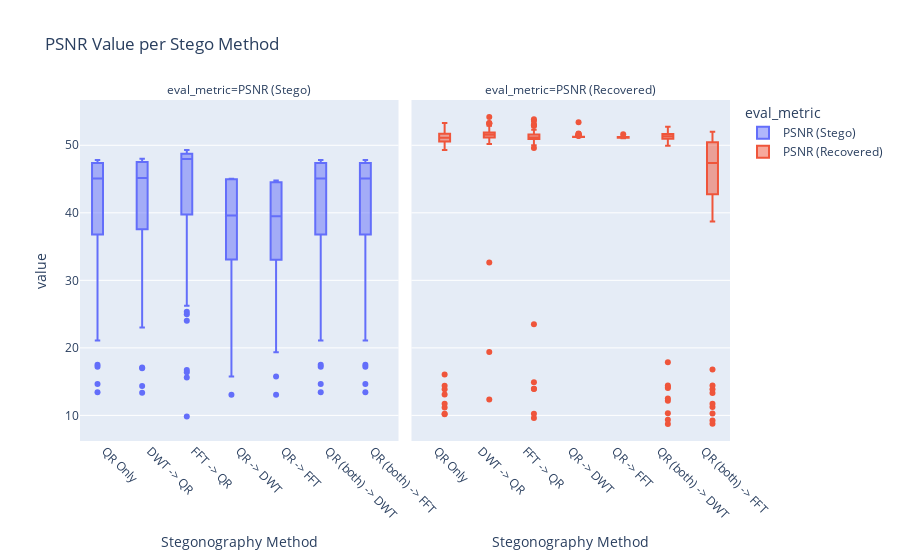
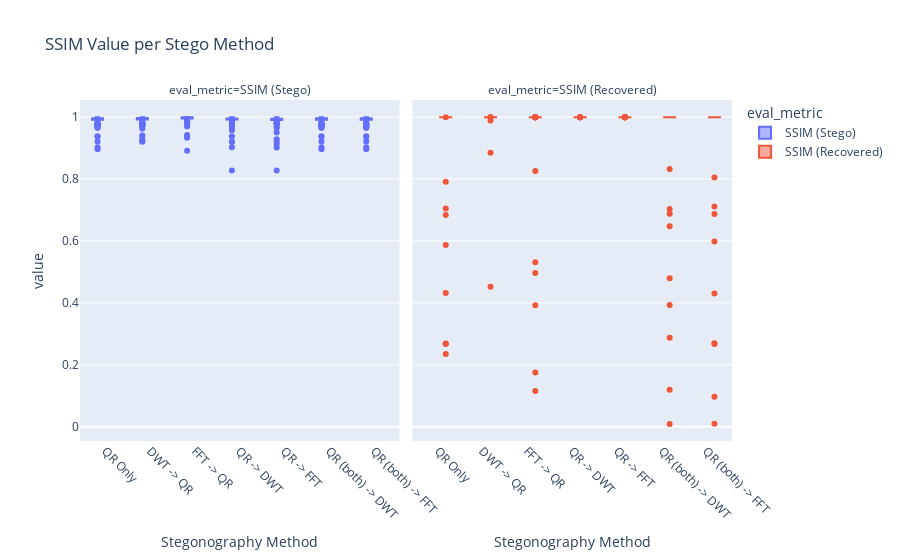
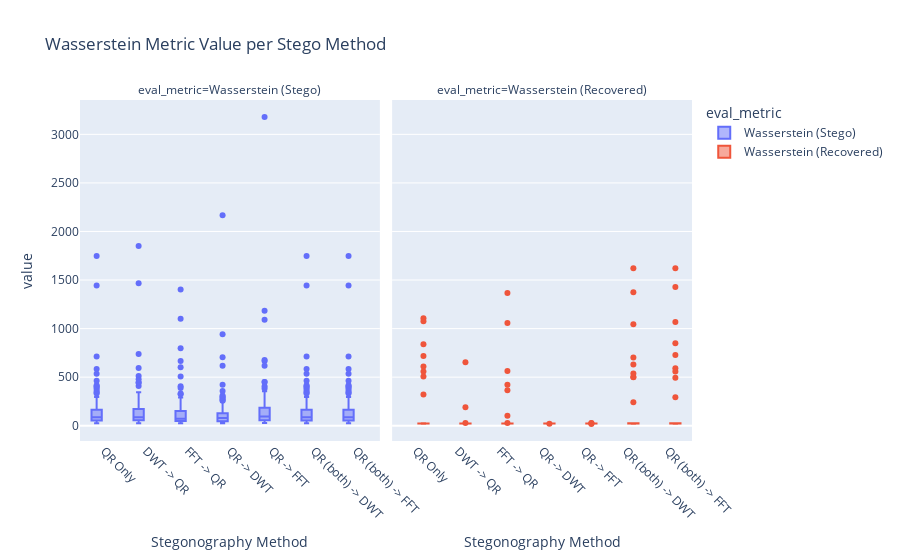

Notebook source saved alongside these figures, in order:
### Code cell
df = pd.read_csv(os.path.join("evaluation", "eval-dataframe.csv"))
    # Melt the df to get access to the different types
    df = df.melt(id_vars=["method"], value_vars=df.columns[:-1], var_name="eval_metric")
    print(METHOD_LABEL_MAP)
    df["method"] = df["method"].replace(
        METHOD_LABEL_MAP.keys(), METHOD_LABEL_MAP.values()
    )
    # df['eval_metric'] = df['eval_metric'].replace(METRIC_MAP.keys(), METRIC_MAP.values())
    # Aggregate by getting the median value for each method and metric
    # aggregated = df.groupby(["method", "eval_metric"]).median().reset_index()
    # print(aggregated.head())

    # px.sunburst(df, path=["eval_metric", "method"], values='value').show()
    for eval_metric in ["psnr", "ssim", "ws"]:
        specific_df = df[df["eval_metric"].str.contains(eval_metric)]
        specific_df['eval_metric'] = specific_df['eval_metric'].replace(METRIC_MAP.keys(), METRIC_MAP.values())
        
        # print(specific_df)
        fig = px.box(
            specific_df,
            x="method",
            y="value",
            color="eval_metric",
            facet_col="eval_metric",
            # barmode="group",
            title=f"{METRIC_MAP[eval_metric]} Value per Stego Method",
        )

        fig.update_xaxes(
            tickangle=45,
            title_text="Stegonography Method",
        )
        # Updat 
        # fig.update_yaxes(
        #     title_text=f"{METRIC_MAP[eval_metric]} Value", title_font={"size": 20}
        # )
        fig.show()

        continue

### Figure 1 — Plotly figure (JSON) as saved in the notebook; plotly's stock layout.template omitted (floating-point values rounded to 4 significant figures; data arrays with more than 128 entries replaced by an {"elided": "..."} marker saying what was removed)
{"data": [{"alignmentgroup": "True", "hovertemplate": "eval_metric=PSNR (Stego)<br>method=%{x}<br>value=%{y}<extra></extra>", "legendgroup": "PSNR (Stego)", "marker": {"color": "#636efa"}, "name": "PSNR (Stego)", "notched": false, "offsetgroup": "PSNR (Stego)", "orientation": "v", "showlegend": true, "type": "box", "x": {"elided": "707 str values"}, "x0": " ", "xaxis": "x", "y": {"elided": "707 float values"}, "y0": " ", "yaxis": "y"}, {"alignmentgroup": "True", "hovertemplate": "eval_metric=PSNR (Recovered)<br>method=%{x}<br>value=%{y}<extra></extra>", "legendgroup": "PSNR (Recovered)", "marker": {"color": "#EF553B"}, "name": "PSNR (Recovered)", "notched": false, "offsetgroup": "PSNR (Recovered)", "orientation": "v", "showlegend": true, "type": "box", "x": {"elided": "707 str values"}, "x0": " ", "xaxis": "x2", "y": {"elided": "707 float values"}, "y0": " ", "yaxis": "y2"}], "layout": {"annotations": [{"font": {}, "showarrow": false, "text": "eval_metric=PSNR (Stego)", "x": 0.245, "xanchor": "center", "xref": "paper", "y": 1, "yanchor": "bottom", "yref": "paper"}, {"font": {}, "showarrow": false, "text": "eval_metric=PSNR (Recovered)", "x": 0.755, "xanchor": "center", "xref": "paper", "y": 1, "yanchor": "bottom", "yref": "paper"}], "boxmode": "group", "legend": {"title": {"text": "eval_metric"}, "tracegroupgap": 0}, "title": {"text": "PSNR Value per Stego Method"}, "xaxis": {"anchor": "y", "domain": [0, 0.49], "tickangle": 45, "title": {"text": "Stegonography Method"}}, "xaxis2": {"anchor": "y2", "domain": [0.51, 1], "matches": "x", "tickangle": 45, "title": {"text": "Stegonography Method"}}, "yaxis": {"anchor": "x", "domain": [0, 1], "title": {"text": "value"}}, "yaxis2": {"anchor": "x2", "domain": [0, 1], "matches": "y", "showticklabels": false}}}

### Figure 2 — Plotly figure (JSON) as saved in the notebook; plotly's stock layout.template omitted (floating-point values rounded to 4 significant figures; data arrays with more than 128 entries replaced by an {"elided": "..."} marker saying what was removed)
{"data": [{"alignmentgroup": "True", "hovertemplate": "eval_metric=SSIM (Stego)<br>method=%{x}<br>value=%{y}<extra></extra>", "legendgroup": "SSIM (Stego)", "marker": {"color": "#636efa"}, "name": "SSIM (Stego)", "notched": false, "offsetgroup": "SSIM (Stego)", "orientation": "v", "showlegend": true, "type": "box", "x": {"elided": "707 str values"}, "x0": " ", "xaxis": "x", "y": {"elided": "707 float values"}, "y0": " ", "yaxis": "y"}, {"alignmentgroup": "True", "hovertemplate": "eval_metric=SSIM (Recovered)<br>method=%{x}<br>value=%{y}<extra></extra>", "legendgroup": "SSIM (Recovered)", "marker": {"color": "#EF553B"}, "name": "SSIM (Recovered)", "notched": false, "offsetgroup": "SSIM (Recovered)", "orientation": "v", "showlegend": true, "type": "box", "x": {"elided": "707 str values"}, "x0": " ", "xaxis": "x2", "y": {"elided": "707 float values"}, "y0": " ", "yaxis": "y2"}], "layout": {"annotations": [{"font": {}, "showarrow": false, "text": "eval_metric=SSIM (Stego)", "x": 0.245, "xanchor": "center", "xref": "paper", "y": 1, "yanchor": "bottom", "yref": "paper"}, {"font": {}, "showarrow": false, "text": "eval_metric=SSIM (Recovered)", "x": 0.755, "xanchor": "center", "xref": "paper", "y": 1, "yanchor": "bottom", "yref": "paper"}], "boxmode": "group", "legend": {"title": {"text": "eval_metric"}, "tracegroupgap": 0}, "title": {"text": "SSIM Value per Stego Method"}, "xaxis": {"anchor": "y", "domain": [0, 0.49], "tickangle": 45, "title": {"text": "Stegonography Method"}}, "xaxis2": {"anchor": "y2", "domain": [0.51, 1], "matches": "x", "tickangle": 45, "title": {"text": "Stegonography Method"}}, "yaxis": {"anchor": "x", "domain": [0, 1], "title": {"text": "value"}}, "yaxis2": {"anchor": "x2", "domain": [0, 1], "matches": "y", "showticklabels": false}}}

### Figure 3 — Plotly figure (JSON) as saved in the notebook; plotly's stock layout.template omitted (floating-point values rounded to 4 significant figures; data arrays with more than 128 entries replaced by an {"elided": "..."} marker saying what was removed)
{"data": [{"alignmentgroup": "True", "hovertemplate": "eval_metric=Wasserstein (Stego)<br>method=%{x}<br>value=%{y}<extra></extra>", "legendgroup": "Wasserstein (Stego)", "marker": {"color": "#636efa"}, "name": "Wasserstein (Stego)", "notched": false, "offsetgroup": "Wasserstein (Stego)", "orientation": "v", "showlegend": true, "type": "box", "x": {"elided": "707 str values"}, "x0": " ", "xaxis": "x", "y": {"elided": "707 float values"}, "y0": " ", "yaxis": "y"}, {"alignmentgroup": "True", "hovertemplate": "eval_metric=Wasserstein (Recovered)<br>method=%{x}<br>value=%{y}<extra></extra>", "legendgroup": "Wasserstein (Recovered)", "marker": {"color": "#EF553B"}, "name": "Wasserstein (Recovered)", "notched": false, "offsetgroup": "Wasserstein (Recovered)", "orientation": "v", "showlegend": true, "type": "box", "x": {"elided": "707 str values"}, "x0": " ", "xaxis": "x2", "y": {"elided": "707 float values"}, "y0": " ", "yaxis": "y2"}], "layout": {"annotations": [{"font": {}, "showarrow": false, "text": "eval_metric=Wasserstein (Stego)", "x": 0.245, "xanchor": "center", "xref": "paper", "y": 1, "yanchor": "bottom", "yref": "paper"}, {"font": {}, "showarrow": false, "text": "eval_metric=Wasserstein (Recovered)", "x": 0.755, "xanchor": "center", "xref": "paper", "y": 1, "yanchor": "bottom", "yref": "paper"}], "boxmode": "group", "legend": {"title": {"text": "eval_metric"}, "tracegroupgap": 0}, "title": {"text": "Wasserstein Metric Value per Stego Method"}, "xaxis": {"anchor": "y", "domain": [0, 0.49], "tickangle": 45, "title": {"text": "Stegonography Method"}}, "xaxis2": {"anchor": "y2", "domain": [0.51, 1], "matches": "x", "tickangle": 45, "title": {"text": "Stegonography Method"}}, "yaxis": {"anchor": "x", "domain": [0, 1], "title": {"text": "value"}}, "yaxis2": {"anchor": "x2", "domain": [0, 1], "matches": "y", "showticklabels": false}}}
